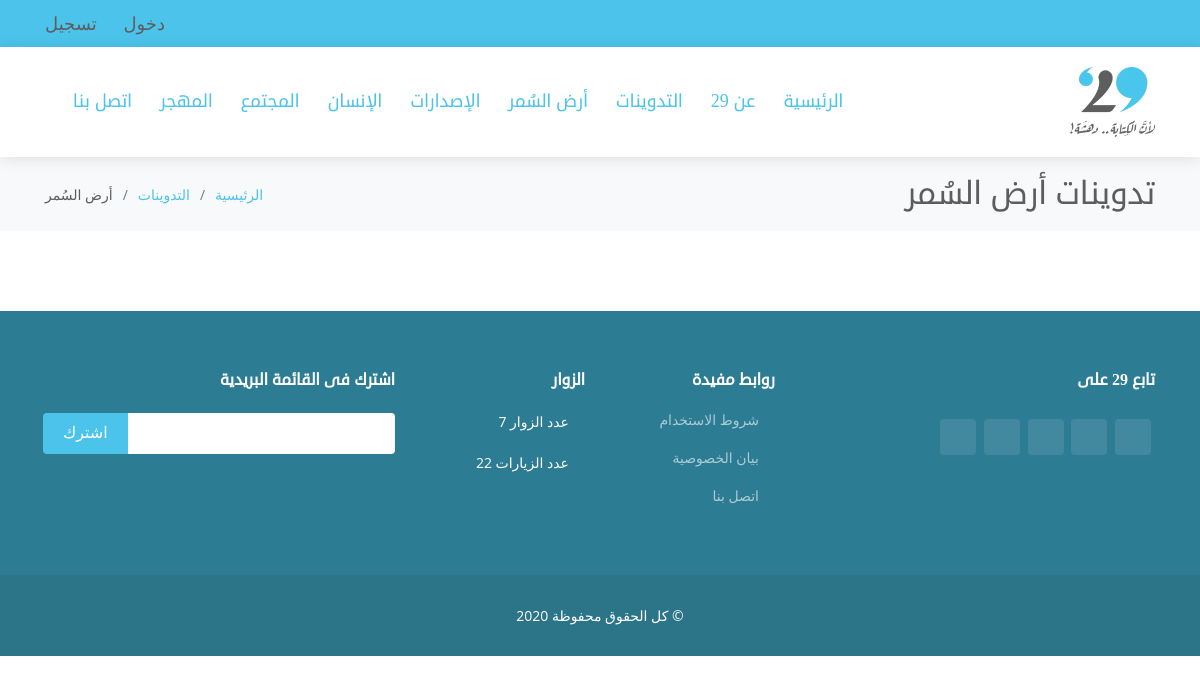
Screenshot of /blog/index/1 with the database file from the repository.
### tables this page shows
CREATE TABLE `category` (
  `cat_id` int(3) NOT NULL,
  `cat_name` varchar(50) NOT NULL,
  `cat_class` varchar(20) NOT NULL,
  `create_at` datetime NOT NULL,
  `create_by` int(5) NOT NULL,
  `update_at` datetime DEFAULT NULL,
  `update_by` int(5) DEFAULT NULL
);

### lib/session.php (called while the page is built, shortened)
<?php
	class session
	{
		public static function get($key)
		{
			if(isset($_SESSION[$key]))
			{
				return $_SESSION[$key];
			}else
			{
				return false;
			}
		}
	}
?>

### controller/blog.php (called while the page is built, shortened)
<?php
	class blog extends controller
	{
		function __construct()
		{
			$this->view->CSS = array();
			$this->view->JS = array('views/blog/JS/blog.js');
		}
		function index($category=0)
		{
			$this->view->menu 			= $this->model->menu();
			$this->view->category 		= $this->model->category($category);
			$this->view->render(array('blog/index'),'home');
		}
	}
?>

### index.php (called while the page is built, shortened)
<?php
	$app = new bootstrap();
?>

### lib/database.php (called while the page is built, shortened)
<?php
	class database extends PDO
	{
		function __construct()
		{
			$this->get_config();
		}
		private function get_config()
		{
			$x = $this->select("SELECT * FROM ".DB_PREFEX."config",array());
		}
		public function select($sql,$data,$fetchMode = PDO::FETCH_ASSOC)
		{
			$sth = $this->prepare($sql);
			if(count($data)>0)
			{
				foreach($data as $key => $val)
				{
					$sth->bindValue("$key",$val);
				}
			}
			$sth->execute();
			return $sth->fetchAll($fetchMode);
		}
		public function get_menu()
		{
			$x = $this->select("SELECT ".DB_PREFEX."category.*, count(blog_id) as no
								FROM ".DB_PREFEX."category
								LEFT JOIN ".DB_PREFEX."blog_category ON category = cat_id
								WHERE 1=1
								GROUP BY cat_id",array());
			$menu = array();
			foreach($x as $val)
			{
				$menu[$val['cat_id']] = array('id'=>$val['cat_id']
											,'name'=>$val['cat_name']
											,'count'=>$val['no']
											);
			}
			return $menu;
		}
	}
?>

### models/blog_model.php (called while the page is built, shortened)
<?php
	class blog_model extends model
	{
		function __construct()
		{
			parent::__construct();
		}
		public function menu()
		{
			return $this->db->get_menu();
		}
		public function category($category)
		{
			$form	= new form();
			if(empty($category) || !$form->single_valid($category,'Integer'))
			{
				return array();
			}else
			{
				$x = $this->db->select("SELECT cat_id, cat_name, cat_class
										FROM ".DB_PREFEX."category
										WHERE cat_id = :ID
										",array(":ID"=>$category));
				return $x[0];
			}
		}
	}
?>

### lib/model.php (called while the page is built)
<?php
	class model
	{
		function __construct()
		{
			$this->db = new database();
		}
	}
?>

### lib/controller.php (called while the page is built, shortened)
<?php
	class controller
	{
		public function loadModel($name,$model_path)
		{
			$path = $model_path.$name.'_model.php';
			if(file_exists($path))
			{
				$this->model = new $model_name();
			}
		}
	}
?>

### views/menus/bloger.php (the view)
<section id="topbar" class="d-none d-lg-block">
	<div class="container d-flex">
		<div class="contact-info mr-auto">
			<i class="icofont-sign-in"></i><a href="<?php echo URL ?>login">دخول</a>
			<i class="icofont-user"></i><a href="<?php echo URL ?>login/register">تسجيل</a>
		</div>
	</div>
</section>
<header id="header" class="header-inner-pages sticky-top">
	<div class="container d-flex align-items-center">
		<a href="<?php echo URL ?>" class="logo"><img src="<?php echo URL ?>public/IMG/logo.png" alt="" class="img-fluid"></a>
		<nav class="nav-menu d-none mr-auto d-lg-block">
			<ul>
				<li><a href="<?php echo URL ?>">الرئيسية</a></li>
				<li><a href="<?php echo URL ?>dashboard/about">عن 29 </a></li>
				<li><a href="<?php echo URL ?>blog/index">التدوينات</a></li>
			<?php
				foreach($this->menu as $val)
				{
					echo "<li><a href='".URL."blog/index/".$val['id']."'>".$val['name']."</a></li>";
				}
			?>
				<li><a href="<?php echo URL ?>dashboard/contact">اتصل بنا</a></li>
			</ul>
		</nav>
	</div>
</header>

### lib/view.php (shortened to what this page needs)
<?php
	class view
	{
		public function render($files,$class="")
		{
			$this->get_header($class);
			foreach($files as $k => $name)
			{
				$file_name = "views/".$name.".php";
				if(file_exists($file_name))
				{
					require($file_name);
				}else
				{
					$this->file_name = $name;
					require("views/error/err404.php");
				}
			}
		}
		public function get_header($class)
		{
			require("views/header/header.php");
			$this->get_menus($class);
		}
		private function get_menus($class)
		{
			if(session::get('user_type'))
			{
				require("views/menus/".session::get('user_type').".php");
				switch($class)
				{
					case 'home':
					break;
					default:
				}
			}elseif($class == 'login')
			{
				require("views/menus/bloger.php");
			}else
			{
				require("views/menus/bloger.php");
			}
		}
		public function get_footer($class)
		{
			require("views/footer/footer.php");
		}
	}
?>

### views/blog/index.php (shortened to what this page needs)
<main id="main">
	<section id="breadcrumbs" class="breadcrumbs">
		<div class="container">
			<div class="d-flex justify-content-between align-items-center">
				<h2><?php echo (!empty($this->category))?"تدوينات ".$this->category['cat_name']:"كل التدوينات";?></h2>
				<ol>
					<li><a href="<?php echo URL;?>">الرئيسية</a></li>
				<?php
					if(!empty($this->category))
					{
						echo '<li><a href="'.URL.'blog/">التدوينات</a></li>';
						echo '<li>'.$this->category['cat_name'].'</li>';
					}else
					{
						echo "<li>التدوينات</li>";
					}
				?>
				</ol>
			</div>
		</div>
	</section>
	<section id="blog_data" class="blog">
	</section>
</main>

### public/CSS/style.css (style rules this page uses)
body { font-family: "Open Sans", sans-serif; color: #5d5d5f; direction: rtl !important; text-align: right; }
a { color: #4bc3eb; }
h1, h2, h3, h4, h5, h6 { font-family: 'droid-sans'; }
#topbar { background: #4bc3eb; padding: 10px 0; font-size: 18px; color: #5d5d5f; }
#topbar .contact-info a { line-height: 1; color: #5d5d5f; transition: 0.3s; }
#topbar .contact-info i { color: #5d5d5f; padding: 4px; }
#header { background: white; transition: all 0.5s; z-index: 997; padding: 20px 0; }
#header.header-inner-pages { box-shadow: 0px 2px 15px rgba(0, 0, 0, 0.1); }
#header .logo { font-size: 28px; margin: 0; padding: 0; line-height: 1; font-weight: 700; text-transform: uppercase; }
#header .logo img { max-height: 70px; }
.nav-menu ul { margin: 0; padding: 0; list-style: none; }
.nav-menu > ul { display: flex; }
.nav-menu > ul > li { position: relative; white-space: nowrap; padding: 12px 0 12px 28px; }
.nav-menu a { display: block; position: relative; color: #4bc3eb; transition: 0.3s; font-size: 18px; font-weight: 500; font-family: 'droid-sans'; }
.mobile-nav { position: fixed; top: 55px; right: 15px; bottom: 15px; left: 15px; z-index: 9999; overflow-y: auto; background: #fff; transition: ease-in-out 0.2s; opacity: 0; visibility: hidden; border-radius: 10px; padding: 10px 0; height: auto; }
.mobile-nav * { margin: 0; padding: 0; list-style: none; }
.mobile-nav a { display: block; position: relative; color: #4bc3eb; padding: 10px 20px; font-weight: 500; outline: none; }
section { padding: 60px 0; }
.breadcrumbs { padding: 18px 0; background: #f8f9fa; min-height: 40px; margin-top: 0px; }
.breadcrumbs h2 { font-size: 32px; font-weight: 300; margin: 0; }
.breadcrumbs ol { display: flex; flex-wrap: wrap; list-style: none; padding: 0; margin: 0; font-size: 14px; }
.breadcrumbs ol li + li { padding-right: 10px; }
.breadcrumbs ol li + li::before { display: inline-block; padding-left: 10px; color: #6b7b8d; content: "/"; }
.blog { padding: 40px 0 40px 0; }

### rows the page displays
category: cat_name "أرض السُمر"
category: cat_name "الإصدارات"
category: cat_name "الإنسان"
category: cat_name "المجتمع"
category: cat_name "المهجر"

### other values shown
session::get('NEW_VISIT') "7"
session::get('VISIT') "22"
